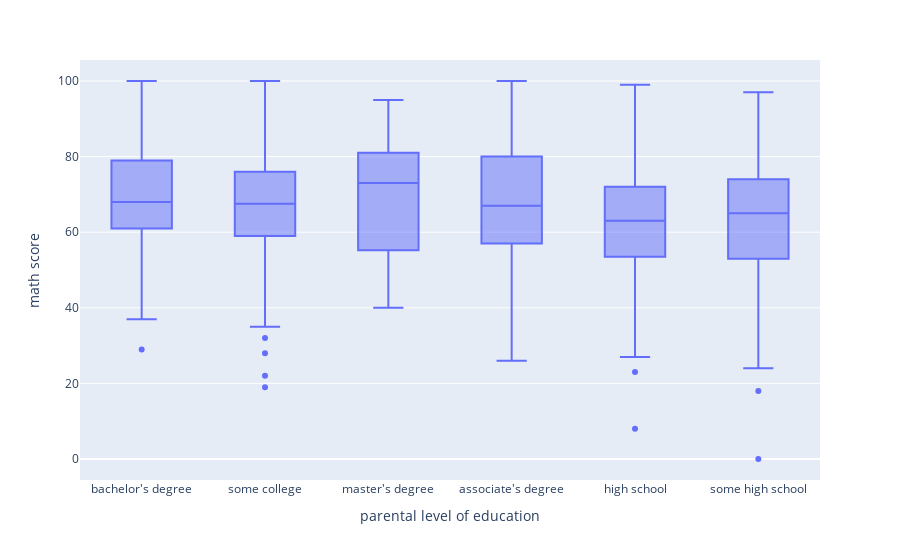

The cell this chart's notebook holds for it:
### Code cell
px.box(dt,x='parental level of education',y='math score')

### Figure 1 — Plotly figure (JSON) as saved in the notebook; plotly's stock layout.template omitted (floating-point values rounded to 4 significant figures; data arrays with more than 128 entries replaced by an {"elided": "..."} marker saying what was removed)
{"data": [{"alignmentgroup": "True", "hovertemplate": "parental level of education=%{x}<br>math score=%{y}<extra></extra>", "legendgroup": "", "marker": {"color": "#636efa"}, "name": "", "notched": false, "offsetgroup": "", "orientation": "v", "showlegend": false, "type": "box", "x": {"elided": "1000 str values"}, "x0": " ", "xaxis": "x", "y": {"elided": "1000 int values"}, "y0": " ", "yaxis": "y"}], "layout": {"boxmode": "group", "legend": {"tracegroupgap": 0}, "margin": {"t": 60}, "xaxis": {"anchor": "y", "domain": [0, 1], "title": {"text": "parental level of education"}}, "yaxis": {"anchor": "x", "domain": [0, 1], "title": {"text": "math score"}}}}
